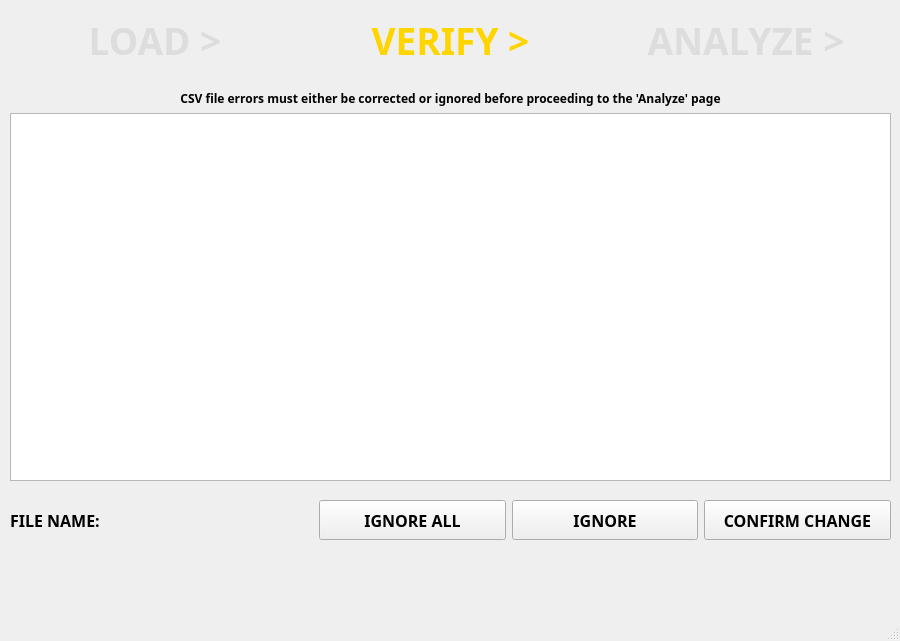
<?xml version="1.0" encoding="UTF-8"?>
<ui version="4.0">
 <class>VerifyCSV</class>
 <widget class="QMainWindow" name="VerifyCSV">
  <property name="geometry">
   <rect>
    <x>0</x>
    <y>0</y>
    <width>900</width>
    <height>641</height>
   </rect>
  </property>
  <property name="windowTitle">
   <string>MainWindow</string>
  </property>
  <widget class="QWidget" name="centralwidget">
   <property name="minimumSize">
    <size>
     <width>900</width>
     <height>600</height>
    </size>
   </property>
   <widget class="QWidget" name="horizontalLayoutWidget">
    <property name="geometry">
     <rect>
      <x>10</x>
      <y>0</y>
      <width>881</width>
      <height>80</height>
     </rect>
    </property>
    <layout class="QHBoxLayout" name="navigation_area">
     <property name="sizeConstraint">
      <enum>QLayout::SetDefaultConstraint</enum>
     </property>
     <item>
      <widget class="QPushButton" name="load_btn">
       <property name="maximumSize">
        <size>
         <width>16777215</width>
         <height>50</height>
        </size>
       </property>
       <property name="palette">
        <palette>
         <active>
          <colorrole role="ButtonText">
           <brush brushstyle="SolidPattern">
            <color alpha="255">
             <red>221</red>
             <green>221</green>
             <blue>221</blue>
            </color>
           </brush>
          </colorrole>
         </active>
         <inactive>
          <colorrole role="ButtonText">
           <brush brushstyle="SolidPattern">
            <color alpha="255">
             <red>221</red>
             <green>221</green>
             <blue>221</blue>
            </color>
           </brush>
          </colorrole>
         </inactive>
         <disabled>
          <colorrole role="ButtonText">
           <brush brushstyle="SolidPattern">
            <color alpha="255">
             <red>120</red>
             <green>120</green>
             <blue>120</blue>
            </color>
           </brush>
          </colorrole>
         </disabled>
        </palette>
       </property>
       <property name="font">
        <font>
         <family>Arial Black</family>
         <pointsize>28</pointsize>
         <weight>75</weight>
         <bold>true</bold>
        </font>
       </property>
       <property name="text">
        <string>LOAD &gt;</string>
       </property>
       <property name="flat">
        <bool>true</bool>
       </property>
      </widget>
     </item>
     <item>
      <widget class="QPushButton" name="verify_btn">
       <property name="maximumSize">
        <size>
         <width>16777215</width>
         <height>50</height>
        </size>
       </property>
       <property name="palette">
        <palette>
         <active>
          <colorrole role="ButtonText">
           <brush brushstyle="SolidPattern">
            <color alpha="255">
             <red>255</red>
             <green>213</green>
             <blue>0</blue>
            </color>
           </brush>
          </colorrole>
         </active>
         <inactive>
          <colorrole role="ButtonText">
           <brush brushstyle="SolidPattern">
            <color alpha="255">
             <red>255</red>
             <green>213</green>
             <blue>0</blue>
            </color>
           </brush>
          </colorrole>
         </inactive>
         <disabled>
          <colorrole role="ButtonText">
           <brush brushstyle="SolidPattern">
            <color alpha="255">
             <red>120</red>
             <green>120</green>
             <blue>120</blue>
            </color>
           </brush>
          </colorrole>
         </disabled>
        </palette>
       </property>
       <property name="font">
        <font>
         <family>Arial Black</family>
         <pointsize>28</pointsize>
         <weight>75</weight>
         <bold>true</bold>
        </font>
       </property>
       <property name="text">
        <string>VERIFY &gt;</string>
       </property>
       <property name="flat">
        <bool>true</bool>
       </property>
      </widget>
     </item>
     <item>
      <widget class="QPushButton" name="analyze_btn">
       <property name="maximumSize">
        <size>
         <width>16777215</width>
         <height>50</height>
        </size>
       </property>
       <property name="palette">
        <palette>
         <active>
          <colorrole role="ButtonText">
           <brush brushstyle="SolidPattern">
            <color alpha="255">
             <red>221</red>
             <green>221</green>
             <blue>221</blue>
            </color>
           </brush>
          </colorrole>
         </active>
         <inactive>
          <colorrole role="ButtonText">
           <brush brushstyle="SolidPattern">
            <color alpha="255">
             <red>221</red>
             <green>221</green>
             <blue>221</blue>
            </color>
           </brush>
          </colorrole>
         </inactive>
         <disabled>
          <colorrole role="ButtonText">
           <brush brushstyle="SolidPattern">
            <color alpha="255">
             <red>120</red>
             <green>120</green>
             <blue>120</blue>
            </color>
           </brush>
          </colorrole>
         </disabled>
        </palette>
       </property>
       <property name="font">
        <font>
         <family>Arial Black</family>
         <pointsize>28</pointsize>
         <weight>75</weight>
         <bold>true</bold>
        </font>
       </property>
       <property name="text">
        <string>ANALYZE &gt;</string>
       </property>
       <property name="flat">
        <bool>true</bool>
       </property>
      </widget>
     </item>
    </layout>
   </widget>
   <widget class="QWidget" name="horizontalLayoutWidget_3">
    <property name="geometry">
     <rect>
      <x>10</x>
      <y>490</y>
      <width>881</width>
      <height>61</height>
     </rect>
    </property>
    <layout class="QHBoxLayout" name="horizontalLayout">
     <item>
      <widget class="QLabel" name="file_name_label">
       <property name="minimumSize">
        <size>
         <width>110</width>
         <height>40</height>
        </size>
       </property>
       <property name="maximumSize">
        <size>
         <width>110</width>
         <height>40</height>
        </size>
       </property>
       <property name="font">
        <font>
         <family>Arial Black</family>
         <pointsize>12</pointsize>
         <weight>75</weight>
         <bold>true</bold>
        </font>
       </property>
       <property name="text">
        <string>FILE NAME: </string>
       </property>
      </widget>
     </item>
     <item>
      <widget class="QLabel" name="file_name">
       <property name="minimumSize">
        <size>
         <width>0</width>
         <height>40</height>
        </size>
       </property>
       <property name="maximumSize">
        <size>
         <width>16777215</width>
         <height>40</height>
        </size>
       </property>
       <property name="text">
        <string/>
       </property>
      </widget>
     </item>
     <item>
      <widget class="QPushButton" name="ignoreall_btn">
       <property name="minimumSize">
        <size>
         <width>100</width>
         <height>40</height>
        </size>
       </property>
       <property name="maximumSize">
        <size>
         <width>200</width>
         <height>40</height>
        </size>
       </property>
       <property name="font">
        <font>
         <family>Arial Black</family>
         <pointsize>12</pointsize>
         <weight>75</weight>
         <bold>true</bold>
        </font>
       </property>
       <property name="text">
        <string>IGNORE ALL</string>
       </property>
      </widget>
     </item>
     <item>
      <widget class="QPushButton" name="ignore_btn">
       <property name="minimumSize">
        <size>
         <width>100</width>
         <height>40</height>
        </size>
       </property>
       <property name="maximumSize">
        <size>
         <width>200</width>
         <height>40</height>
        </size>
       </property>
       <property name="font">
        <font>
         <family>Arial Black</family>
         <pointsize>12</pointsize>
         <weight>75</weight>
         <bold>true</bold>
        </font>
       </property>
       <property name="text">
        <string>IGNORE</string>
       </property>
      </widget>
     </item>
     <item>
      <widget class="QPushButton" name="confirm_btn">
       <property name="minimumSize">
        <size>
         <width>100</width>
         <height>40</height>
        </size>
       </property>
       <property name="maximumSize">
        <size>
         <width>200</width>
         <height>40</height>
        </size>
       </property>
       <property name="font">
        <font>
         <family>Arial Black</family>
         <pointsize>12</pointsize>
         <weight>75</weight>
         <bold>true</bold>
        </font>
       </property>
       <property name="text">
        <string>CONFIRM CHANGE</string>
       </property>
      </widget>
     </item>
    </layout>
   </widget>
   <widget class="QWidget" name="verticalLayoutWidget">
    <property name="geometry">
     <rect>
      <x>10</x>
      <y>90</y>
      <width>881</width>
      <height>391</height>
     </rect>
    </property>
    <layout class="QVBoxLayout" name="table_area">
     <item alignment="Qt::AlignHCenter">
      <widget class="QLabel" name="instruction_label">
       <property name="font">
        <font>
         <family>Arial Black</family>
         <weight>75</weight>
         <bold>true</bold>
        </font>
       </property>
       <property name="text">
        <string>&lt;html&gt;&lt;head/&gt;&lt;body&gt;&lt;p&gt;&lt;span style=&quot; font-weight:600;&quot;&gt;CSV file errors must either be corrected or ignored before proceeding to the 'Analyze' page&lt;/span&gt;&lt;/p&gt;&lt;/body&gt;&lt;/html&gt;</string>
       </property>
       <property name="alignment">
        <set>Qt::AlignCenter</set>
       </property>
      </widget>
     </item>
     <item>
      <widget class="QTableView" name="error_table"/>
     </item>
    </layout>
   </widget>
  </widget>
  <widget class="QMenuBar" name="menubar">
   <property name="geometry">
    <rect>
     <x>0</x>
     <y>0</y>
     <width>900</width>
     <height>21</height>
    </rect>
   </property>
  </widget>
  <widget class="QStatusBar" name="statusbar"/>
 </widget>
 <resources/>
 <connections/>
</ui>
